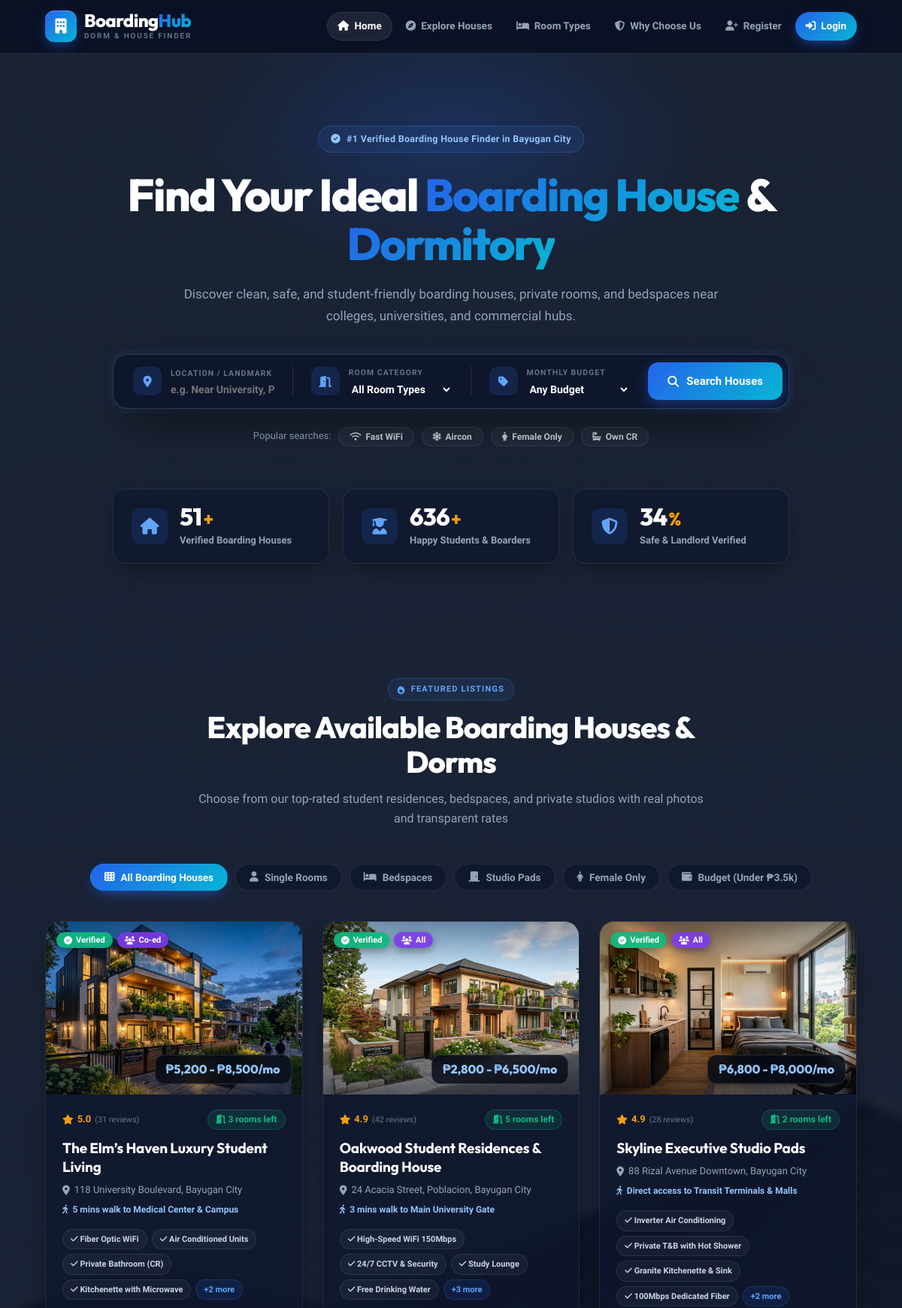
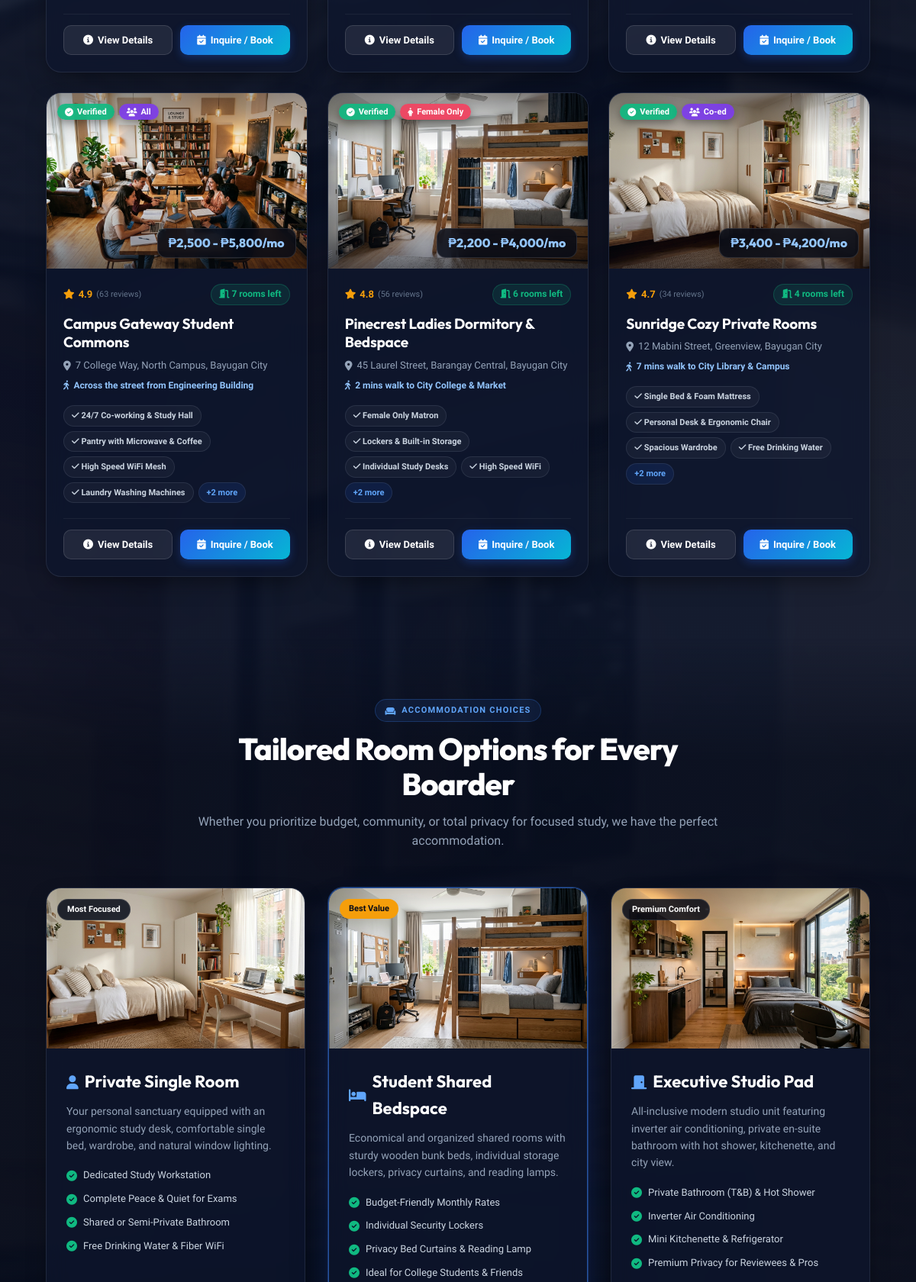
/php/index.php (upper part), run on the app's committed database (2 pictures, top to bottom).
### tables this page shows
CREATE TABLE IF NOT EXISTS `boarding_houses` (
  `id` int(11) NOT NULL AUTO_INCREMENT,
  `name` varchar(150) NOT NULL,
  `address` varchar(255) NOT NULL,
  `city` varchar(100) NOT NULL DEFAULT 'Bayugan City',
  `description` text NOT NULL,
  `room_types` varchar(255) NOT NULL DEFAULT 'Single Room, Bedspace, Studio Pad',
  `gender_policy` enum('All', 'Male Only', 'Female Only', 'Co-ed') NOT NULL DEFAULT 'All',
  `price_range` varchar(100) NOT NULL DEFAULT '₱2,500 - ₱6,500/mo',
  `min_price` decimal(10,2) NOT NULL DEFAULT 2500.00,
  `max_price` decimal(10,2) NOT NULL DEFAULT 6500.00,
  `available_rooms` int(11) NOT NULL DEFAULT 4,
  `total_rooms` int(11) NOT NULL DEFAULT 12,
  `rating` decimal(2,1) NOT NULL DEFAULT 4.9,
  `reviews_count` int(11) NOT NULL DEFAULT 38,
  `landlord_name` varchar(100) NOT NULL DEFAULT 'Maria Santos',
  `landlord_phone` varchar(50) NOT NULL DEFAULT '0917-555-0192',
  `landlord_email` varchar(100) NOT NULL DEFAULT 'landlord@boardinghub.com',
  `proximity` varchar(150) NOT NULL DEFAULT '3 mins walk to Main University Gate',
  `image_path` varchar(255) NOT NULL DEFAULT '../images/boarding_house_exterior.jpg',
  `amenities` text NOT NULL,
  `featured` tinyint(1) NOT NULL DEFAULT 1,
  `posted_by` varchar(20) DEFAULT NULL,
  `created_at` timestamp NOT NULL DEFAULT current_timestamp(),
  PRIMARY KEY (`id`)
);

### includes/auth.php (called while the page is built, shortened)
<?php
class Auth
{
  public static function isLoggedIn()
  {
    return isset($_SESSION['user']) && !empty($_SESSION['user']);
  }
}
?>

### php/index.php (the view, shortened to what this page needs)
<?php
require_once '../includes/auth.php';
$isLoggedIn = Auth::isLoggedIn();
$db = new Database();
$conn = $db->getConnection();
$boardingHouses = [];
$res = $conn->query("SELECT * FROM boarding_houses ORDER BY featured DESC, rating DESC");
if ($res && $res->num_rows > 0) {
    while ($row = $res->fetch_assoc()) {
        $boardingHouses[] = $row;
    }
}
?>
<!DOCTYPE html>
<html lang="en">
<head>
  <link rel="stylesheet" href="https://cdnjs.cloudflare.com/ajax/libs/font-awesome/6.4.0/css/all.min.css">
  <link rel="stylesheet" href="../css/style.css">
  <link rel="stylesheet" href="../css/theme.css?v=<?php echo filemtime(__DIR__ . '/../css/theme.css'); ?>">
</head>
<body>
  <header>
    <div class="logo">
      <a href="index.php" style="text-decoration: none; color: inherit; display: flex; align-items: center; gap: 10px;">
        <div class="logo-icon-box">
          <i class="fas fa-building"></i>
        </div>
        <div>
          <h1>Boarding<span>Hub</span></h1>
          <span class="logo-sub">Dorm & House Finder</span>
        </div>
      </a>
    </div>
    <div class="navBar">
      <ul>
        <li><a href="index.php" class="active"><i class="fas fa-home"></i> Home</a></li>
        <li><a href="#browse-section"><i class="fas fa-compass"></i> Explore Houses</a></li>
        <li><a href="#room-types"><i class="fas fa-bed"></i> Room Types</a></li>
        <li><a href="#why-us"><i class="fas fa-shield-alt"></i> Why Choose Us</a></li>
        <?php if ($isLoggedIn): ?>
          <li><a href="dashboard.php" class="nav-highlight"><i class="fas fa-tachometer-alt"></i> Dashboard</a></li>
          <li><a href="logs.php"><i class="fas fa-history"></i> Logs</a></li>
          <li><a href="change-password.php"><i class="fas fa-key"></i> Password</a></li>
          <li><a href="logout.php" class="nav-logout"><i class="fas fa-sign-out-alt"></i> Logout</a></li>
        <?php else: ?>
          <li><a href="register.php"><i class="fas fa-user-plus"></i> Register</a></li>
          <li><a href="login.php" class="nav-highlight"><i class="fas fa-sign-in-alt"></i> Login</a></li>
        <?php endif; ?>
      </ul>
    </div>
  </header>
  <main>
    <section class="hero">
      <div class="hero-content">
        <div class="hero-badge">
          <i class="fas fa-check-circle"></i> #1 Verified Boarding House Finder in Bayugan City
        </div>
        <h2>Find Your Ideal <span>Boarding House</span> & <span>Dormitory</span></h2>
        <p>Discover clean, safe, and student-friendly boarding houses, private rooms, and bedspaces near colleges, universities, and commercial hubs.</p>
        <div class="hero-search-container">
          <div class="search-input-group">
            <i class="fas fa-map-marker-alt"></i>
            <div class="input-col">
              <label>Location / Landmark</label>
              <input type="text" id="filter-location" placeholder="e.g. Near University, Poblacion, Central...">
            </div>
          </div>
          <div class="search-input-group">
            <i class="fas fa-door-open"></i>
            <div class="input-col">
              <label>Room Category</label>
              <select id="filter-room-type">
                <option value="">All Room Types</option>
              </select>
            </div>
          </div>
          <div class="search-input-group">
            <i class="fas fa-tag"></i>
            <div class="input-col">
              <label>Monthly Budget</label>
              <select id="filter-budget">
                <option value="">Any Budget</option>
              </select>
            </div>
          </div>
          <button type="button" class="hero-search-btn" onclick="executeSearch()">
            <i class="fas fa-search"></i>
            <span>Search Houses</span>
          </button>
        </div>
        <div class="hero-quick-tags">
          <span>Popular searches:</span>
          <button type="button" class="quick-pill" onclick="quickFilter('WiFi')"><i class="fas fa-wifi"></i> Fast WiFi</button>
          <button type="button" class="quick-pill" onclick="quickFilter('Air Conditioning')"><i class="fas fa-snowflake"></i> Aircon</button>
          <button type="button" class="quick-pill" onclick="quickFilter('Female Only')"><i class="fas fa-female"></i> Female Only</button>
          <button type="button" class="quick-pill" onclick="quickFilter('Private Bathroom')"><i class="fas fa-bath"></i> Own CR</button>
        </div>
      </div>
      <div class="hero-stats">
        <div class="stat">
          <div class="stat-icon"><i class="fas fa-home"></i></div>
          <div class="stat-info">
            <span class="stat-number" data-count="150">0</span><span class="stat-plus">+</span>
            <span class="stat-label">Verified Boarding Houses</span>
          </div>
        </div>
        <div class="stat">
          <div class="stat-icon"><i class="fas fa-user-graduate"></i></div>
          <div class="stat-info">
            <span class="stat-number" data-count="1850">0</span><span class="stat-plus">+</span>
            <span class="stat-label">Happy Students & Boarders</span>
          </div>
        </div>
        <div class="stat">
          <div class="stat-icon"><i class="fas fa-shield-alt"></i></div>
          <div class="stat-info">
            <span class="stat-number" data-count="100">0</span><span class="stat-plus">%</span>
            <span class="stat-label">Safe & Landlord Verified</span>
          </div>
        </div>
      </div>
    </section>
    <section class="browse-section" id="browse-section">
      <div class="section-header">
        <div class="section-eyebrow"><i class="fas fa-fire"></i> Featured Listings</div>
        <h2>Explore Available Boarding Houses & Dorms</h2>
        <p>Choose from our top-rated student residences, bedspaces, and private studios with real photos and transparent rates</p>
      </div>
      <div class="filter-tabs-container">
        <button class="filter-tab active" onclick="filterByTab('all')"><i class="fas fa-th"></i> All Boarding Houses</button>
        <button class="filter-tab" onclick="filterByTab('Single Room')"><i class="fas fa-user"></i> Single Rooms</button>
        <button class="filter-tab" onclick="filterByTab('Bedspace')"><i class="fas fa-bed"></i> Bedspaces</button>
        <button class="filter-tab" onclick="filterByTab('Studio Pad')"><i class="fas fa-door-closed"></i> Studio Pads</button>
        <button class="filter-tab" onclick="filterByTab('Female Only')"><i class="fas fa-female"></i> Female Only</button>
        <button class="filter-tab" onclick="filterByTab('budget')"><i class="fas fa-wallet"></i> Budget (Under ₱3.5k)</button>
      </div>
      <div class="houses-grid" id="houses-grid">
        <?php foreach ($boardingHouses as $house):
          $amenitiesList = is_string($house['amenities']) ? json_decode($house['amenities'], true) : (array)$house['amenities'];
        ?>
          <div class="house-card"
               data-id="<?php echo $house['id']; ?>"
               data-name="<?php echo htmlspecialchars($house['name']); ?>"
               data-address="<?php echo htmlspecialchars($house['address']); ?>"
               data-roomtypes="<?php echo htmlspecialchars($house['room_types']); ?>"
               data-gender="<?php echo htmlspecialchars($house['gender_policy']); ?>"
               data-minprice="<?php echo (float)$house['min_price']; ?>"
               data-maxprice="<?php echo (float)$house['max_price']; ?>"
               data-amenities='<?php echo htmlspecialchars(json_encode($amenitiesList)); ?>'
               data-image="<?php echo htmlspecialchars($house['image_path']); ?>"
               data-landlord="<?php echo htmlspecialchars($house['landlord_name']); ?>"
               data-phone="<?php echo htmlspecialchars($house['landlord_phone']); ?>"
               data-desc="<?php echo htmlspecialchars($house['description']); ?>"
               data-proximity="<?php echo htmlspecialchars($house['proximity']); ?>"
               data-avail="<?php echo (int)$house['available_rooms']; ?>"
               data-rating="<?php echo (isset($house['reviews_count']) && (int)$house['reviews_count'] === 0) ? 'New' : $house['rating']; ?>">
            <div class="house-image-wrapper">
              <img src="<?php echo htmlspecialchars($house['image_path']); ?>" alt="<?php echo htmlspecialchars($house['name']); ?>" loading="lazy">
              <div class="house-badges">
                <span class="badge-status"><i class="fas fa-check-circle"></i> Verified</span>
                <?php if ($house['gender_policy'] === 'Female Only'): ?>
                  <span class="badge-gender female"><i class="fas fa-female"></i> Female Only</span>
                <?php elseif ($house['gender_policy'] === 'Male Only'): ?>
                  <span class="badge-gender male"><i class="fas fa-male"></i> Male Only</span>
                <?php else: ?>
                  <span class="badge-gender coed"><i class="fas fa-users"></i> <?php echo htmlspecialchars($house['gender_policy']); ?></span>
                <?php endif; ?>
              </div>
              <div class="house-price-tag">
                <span class="price-amount"><?php echo htmlspecialchars($house['price_range']); ?></span>
              </div>
            </div>
            <div class="house-details">
              <div class="house-rating-row">
                <div class="stars">
                  <?php if (isset($house['reviews_count']) && (int)$house['reviews_count'] === 0): ?>
                    <span class="badge-new"><i class="fas fa-certificate"></i> New listing</span>
                  <?php else: ?>
                    <i class="fas fa-star"></i>
                    <span><?php echo number_format((float)$house['rating'], 1); ?></span>
                    <small>(<?php echo (int)($house['reviews_count'] ?? 25); ?> reviews)</small>
                  <?php endif; ?>
                </div>
                <div class="slots-available">
                  <i class="fas fa-door-open"></i> <strong><?php echo (int)$house['available_rooms']; ?></strong> rooms left
                </div>
              </div>
              <h3 class="house-title"><?php echo htmlspecialchars($house['name']); ?></h3>
              <p class="house-location"><i class="fas fa-map-marker-alt"></i> <?php echo htmlspecialchars($house['address']); ?>, <?php echo htmlspecialchars($house['city']); ?></p>
              <div class="house-proximity">
                <i class="fas fa-walking"></i> <?php echo htmlspecialchars($house['proximity']); ?>
              </div>
              <div class="house-amenities-pills">
                <?php foreach (array_slice($amenitiesList, 0, 4) as $amenity): ?>
                  <span class="amenity-pill"><i class="fas fa-check"></i> <?php echo htmlspecialchars($amenity); ?></span>
                <?php endforeach; ?>
                <?php if (count($amenitiesList) > 4): ?>
                  <span class="amenity-pill more">+<?php echo count($amenitiesList) - 4; ?> more</span>
                <?php endif; ?>
              </div>
              <div class="house-card-footer">
                <button type="button" class="btn-card-details" onclick="openHouseModal(<?php echo $house['id']; ?>)">
                  <i class="fas fa-info-circle"></i> View Details
                </button>
                <button type="button" class="btn-card-reserve" onclick="initiateBooking(<?php echo $house['id']; ?>)">
                  <i class="fas fa-calendar-check"></i> Inquire / Book
                </button>
              </div>
            </div>
          </div>
        <?php endforeach; ?>
      </div>
    </section>
    <section class="room-types-section" id="room-types">
      <div class="section-header">
        <div class="section-eyebrow"><i class="fas fa-couch"></i> Accommodation Choices</div>
        <h2>Tailored Room Options for Every Boarder</h2>
        <p>Whether you prioritize budget, community, or total privacy for focused study, we have the perfect accommodation.</p>
      </div>
      <div class="room-types-grid">
        <div class="room-type-card">
          <div class="room-type-img">
            <img src="../images/boarding_room_single.jpg" alt="Private Single Room">
            <span class="room-type-badge">Most Focused</span>
          </div>
          <div class="room-type-body">
            <h3><i class="fas fa-user"></i> Private Single Room</h3>
            <p>Your personal sanctuary equipped with an ergonomic study desk, comfortable single bed, wardrobe, and natural window lighting.</p>
            <ul class="room-perks">
              <li><i class="fas fa-check-circle"></i> Dedicated Study Workstation</li>
              <li><i class="fas fa-check-circle"></i> Complete Peace & Quiet for Exams</li>
              <li><i class="fas fa-check-circle"></i> Shared or Semi-Private Bathroom</li>
              <li><i class="fas fa-check-circle"></i> Free Drinking Water & Fiber WiFi</li>
            </ul>
          </div>
        </div>
        <div class="room-type-card featured-type">
          <div class="room-type-img">
            <img src="../images/boarding_room_bedspace.jpg" alt="Student Shared Bedspace">
            <span class="room-type-badge highlight">Best Value</span>
          </div>
          <div class="room-type-body">
            <h3><i class="fas fa-bed"></i> Student Shared Bedspace</h3>
            <p>Economical and organized shared rooms with sturdy wooden bunk beds, individual storage lockers, privacy curtains, and reading lamps.</p>
            <ul class="room-perks">
              <li><i class="fas fa-check-circle"></i> Budget-Friendly Monthly Rates</li>
              <li><i class="fas fa-check-circle"></i> Individual Security Lockers</li>
              <li><i class="fas fa-check-circle"></i> Privacy Bed Curtains & Reading Lamp</li>
              <li><i class="fas fa-check-circle"></i> Ideal for College Students & Friends</li>
            </ul>
          </div>
        </div>
        <div class="room-type-card">
          <div class="room-type-img">
            <img src="../images/boarding_room_studio.jpg" alt="Executive Studio Pad">
            <span class="room-type-badge">Premium Comfort</span>
          </div>
          <div class="room-type-body">
            <h3><i class="fas fa-door-closed"></i> Executive Studio Pad</h3>
            <p>All-inclusive modern studio unit featuring inverter air conditioning, private en-suite bathroom with hot shower, kitchenette, and city view.</p>
            <ul class="room-perks">
              <li><i class="fas fa-check-circle"></i> Private Bathroom (T&B) & Hot Shower</li>
              <li><i class="fas fa-check-circle"></i> Inverter Air Conditioning</li>
              <li><i class="fas fa-check-circle"></i> Mini Kitchenette & Refrigerator</li>
              <li><i class="fas fa-check-circle"></i> Premium Privacy for Reviewees & Pros</li>
            </ul>
          </div>
        </div>
      </div>
    </section>
  </main>
</body>
</html>

### data on the page
boarding_houses: image_path (picture), gender_policy "Co-ed", price_range "₱5,200 - ₱8,500/mo", rating "5.0", reviews_count "31", available_rooms "3", name "The Elm’s Haven Luxury Student Living", address "118 University Boulevard", city "Bayugan City", proximity "5 mins walk to Medical Center & Campus", amenities "Fiber Optic WiFi", amenities "Air Conditioned Units", amenities "Private Bathroom (CR)", amenities "Kitchenette with Microwave", count($amenitiesList)-4 "2"
boarding_houses: image_path (picture), gender_policy "All", price_range "₱2,800 - ₱6,500/mo", rating "4.9", reviews_count "42", available_rooms "5", name "Oakwood Student Residences & Boarding House", address "24 Acacia Street, Poblacion", city "Bayugan City", proximity "3 mins walk to Main University Gate", amenities "High-Speed WiFi 150Mbps", amenities "24/7 CCTV & Security", amenities "Study Lounge", amenities "Free Drinking Water", count($amenitiesList)-4 "3"
boarding_houses: image_path (picture), gender_policy "All", price_range "₱6,800 - ₱8,000/mo", rating "4.9", reviews_count "28", available_rooms "2", name "Skyline Executive Studio Pads", address "88 Rizal Avenue Downtown", city "Bayugan City", proximity "Direct access to Transit Terminals & Malls", amenities "Inverter Air Conditioning", amenities "Private T&B with Hot Shower", amenities "Granite Kitchenette & Sink", amenities "100Mbps Dedicated Fiber", count($amenitiesList)-4 "2"
boarding_houses: image_path (picture), gender_policy "All", price_range "₱2,500 - ₱5,800/mo", rating "4.9", reviews_count "63", available_rooms "7", name "Campus Gateway Student Commons", address "7 College Way, North Campus", city "Bayugan City", proximity "Across the street from Engineering Building", amenities "24/7 Co-working & Study Hall", amenities "Pantry with Microwave & Coffee", amenities "High Speed WiFi Mesh", amenities "Laundry Washing Machines", count($amenitiesList)-4 "2"
boarding_houses: image_path (picture), gender_policy "Female Only" (drawn), price_range "₱2,200 - ₱4,000/mo", rating "4.8", reviews_count "56", available_rooms "6", name "Pinecrest Ladies Dormitory & Bedspace", address "45 Laurel Street, Barangay Central", city "Bayugan City", proximity "2 mins walk to City College & Market", amenities "Female Only Matron", amenities "Lockers & Built-in Storage", amenities "Individual Study Desks", amenities "High Speed WiFi", count($amenitiesList)-4 "2"
boarding_houses: image_path (picture), gender_policy "Co-ed", price_range "₱3,400 - ₱4,200/mo", rating "4.7", reviews_count "34", available_rooms "4", name "Sunridge Cozy Private Rooms", address "12 Mabini Street, Greenview", city "Bayugan City", proximity "7 mins walk to City Library & Campus", amenities "Single Bed & Foam Mattress", amenities "Personal Desk & Ergonomic Chair", amenities "Spacious Wardrobe", amenities "Free Drinking Water", count($amenitiesList)-4 "2"
